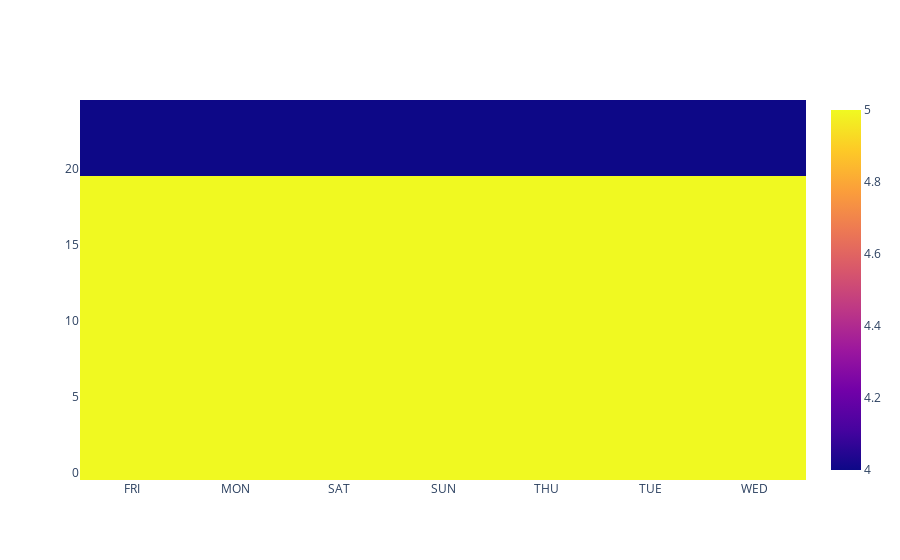

Write notebook code for a chart like this one.
### Code cell
fig = go.Figure(go.Histogram2d(
        x=crime_day_2018['day'],
        y=crime_day_2018['hour']
    ))
fig.show()

### Figure 1 — Plotly figure (JSON) as saved in the notebook; plotly's stock layout.template omitted (floating-point values rounded to 4 significant figures; data arrays with more than 128 entries replaced by an {"elided": "..."} marker saying what was removed)
{"data": [{"type": "histogram2d", "x": {"elided": "168 str values"}, "y": {"elided": "168 str values"}}], "layout": {"autosize": true, "xaxis": {"autorange": true, "range": [-0.5, 6.5], "type": "category"}, "yaxis": {"autorange": true, "range": [-0.5, 24.5], "type": "linear"}}}
